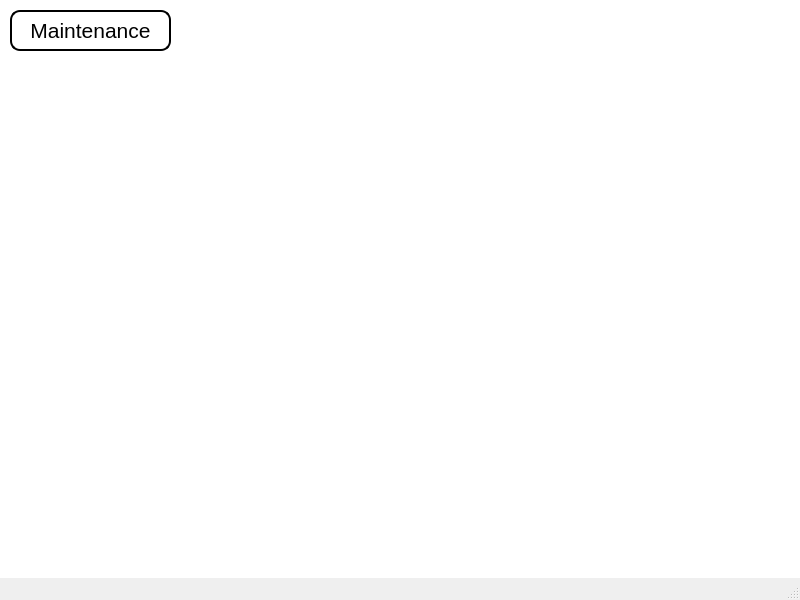
<?xml version="1.0" encoding="UTF-8"?>
<ui version="4.0">
 <class>Maint_mgr_menu</class>
 <widget class="QMainWindow" name="Maint_mgr_menu">
  <property name="geometry">
   <rect>
    <x>0</x>
    <y>0</y>
    <width>800</width>
    <height>600</height>
   </rect>
  </property>
  <property name="windowTitle">
   <string>MainWindow</string>
  </property>
  <property name="styleSheet">
   <string notr="true">QPushButton{background-color: white;
border: 2px solid black;
border-radius: 10px;}
QPushButton:hover{background-color:rgb(85, 255, 255);
border: 2px solidrgb(85, 255, 255);
}</string>
  </property>
  <widget class="QWidget" name="centralwidget">
   <widget class="QPushButton" name="maint_Button">
    <property name="geometry">
     <rect>
      <x>10</x>
      <y>10</y>
      <width>161</width>
      <height>41</height>
     </rect>
    </property>
    <property name="font">
     <font>
      <pointsize>16</pointsize>
     </font>
    </property>
    <property name="text">
     <string>Maintenance</string>
    </property>
    <property name="autoDefault">
     <bool>false</bool>
    </property>
   </widget>
   <widget class="QLabel" name="label">
    <property name="geometry">
     <rect>
      <x>0</x>
      <y>0</y>
      <width>801</width>
      <height>581</height>
     </rect>
    </property>
    <property name="styleSheet">
     <string notr="true">background-image: url('C:/source/pythonQSG/PyQt6 Apps/images/maintenance.png');
background-repeat: no-repeat;
background-position: center;
background-attachment: fixed;
background-color: white; /* Fallback color */</string>
    </property>
    <property name="text">
     <string/>
    </property>
   </widget>
   <zorder>label</zorder>
   <zorder>maint_Button</zorder>
  </widget>
  <widget class="QMenuBar" name="menubar">
   <property name="geometry">
    <rect>
     <x>0</x>
     <y>0</y>
     <width>800</width>
     <height>21</height>
    </rect>
   </property>
  </widget>
  <widget class="QStatusBar" name="statusbar"/>
 </widget>
 <resources/>
 <connections/>
</ui>
